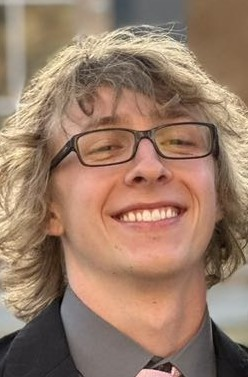
#> input picture projects/hw4/headshot.jpg, 248 x 377 px
$ python hw4.py
#> lines starting #> are read from the running program, lines starting #| are printed output that depends on the picture
#> in main, img is the input picture: shape (377, 248, 3); mean R, G, B 153, 123.5, 103.7
import numpy as np
import matplotlib.pyplot as plt
from scipy import ndimage as ndi
from skimage import io, color, filters, util, data, transform, feature

def gaussian_blur(image, sigma=1.0):

    # return Gaussian blurred image
#> called with sigma = 1.4
    return filters.gaussian(image, sigma=sigma)
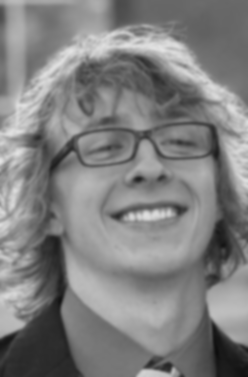
#> returned value: shape (377, 248) float64; min 0.0546, max 0.892, mean 0.503


def sobel_gradients(image):

    # return gradient images using sobel filter
    Gx = filters.sobel_h(image)
    Gy = filters.sobel_v(image)
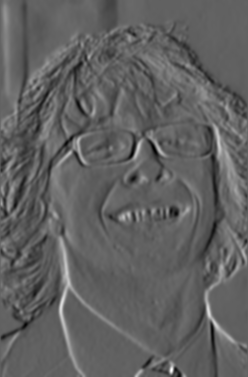
#> Gy: shape (377, 248) float64; min -0.18, max 0.291, mean -0.000221; drawn with min black and max white

    magnitude = np.hypot(Gx, Gy)
    orientation = np.arctan2(Gy, Gx)
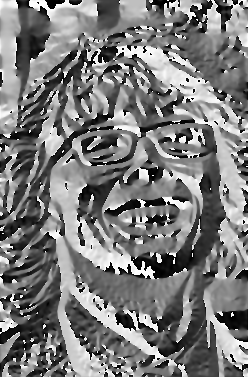
#> orientation: shape (377, 248) float64; min -3.14, max 3.14, mean -0.0984; drawn with min black and max white

    return Gx, Gy, magnitude, orientation


def non_maximum_suppression(G, theta):
    H, W = G.shape
#> H = 377; W = 248
    Z = np.zeros((H, W), dtype=np.float32)

    angle = (np.rad2deg(theta) + 180) % 180 # convert orientation to degrees in [0, 180)
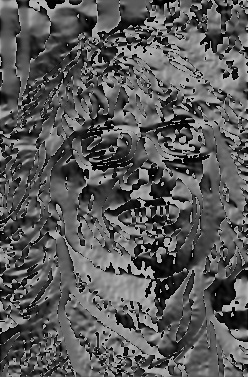
#> angle: shape (377, 248) float64; min 0, max 180, mean 89.7

    for i in range(1, H - 1):
        for j in range(1, W - 1):
            q = 255
            r = 255
            # quantize orientation into 4 bins:
            # angle 0
            if (0 <= angle[i, j] < 22.5) or (157.5 <= angle[i, j] <= 180):
                q = G[i, j + 1]
                r = G[i, j - 1]
            # angle 45
            elif 22.5 <= angle[i, j] < 67.5:
                q = G[i + 1, j - 1]
                r = G[i - 1, j + 1]
            # angle 90
            elif 67.5 <= angle[i, j] < 112.5:
                q = G[i + 1, j]
                r = G[i - 1, j]
            # angle 135
            elif 112.5 <= angle[i, j] < 157.5:
                q = G[i - 1, j - 1]
                r = G[i + 1, j + 1]

            if (G[i, j] >= q) and (G[i, j] >= r):
                Z[i, j] = G[i, j]
            else:
                Z[i, j] = 0
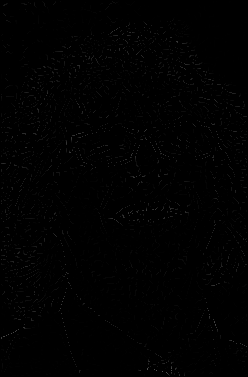
#> Z: shape (377, 248) float32; min 0, max 0.318, mean 0.00422
    return Z


def hysteresis_thresholding(nms, low_ratio=0.01, high_ratio=0.2):
#> called with low_ratio = 0.001, high_ratio = 0.2
    high_th = nms.max() * high_ratio
#> high_th = 0.0636
    low_th = nms.max() * low_ratio
#> low_th = 0.000318

    strong = nms >= high_th
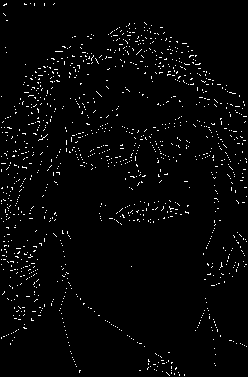
#> strong: shape (377, 248) bool; 2.4% white in thin lines or dots
    weak = (nms >= low_th) & (nms < high_th)
#> weak: shape (377, 248) bool; 6.5% white in thin lines or dots

    edges = np.zeros_like(nms, dtype=bool)
    edges[strong] = True

    # Iterative edge linking: promote weak pixels connected to strong
    changed = True
    while changed:
        changed = False
        weak_neighbors = np.logical_and(weak, ndi.binary_dilation(edges))
        new_edges = weak_neighbors & ~edges
        if np.any(new_edges):
            edges[new_edges] = True
            changed = True
#> edges: shape (377, 248) bool; 2.8% white in thin lines or dots

    return edges

def main():
    # load input image
    img = plt.imread("headshot.jpg")
    gray_img = color.rgb2gray(img)
    plt.imshow(gray_img, cmap='gray')

    # Canny edge detection
    sigma=1.4
    low_threshold=0.001
    high_threshold=0.2

    # canny algorithm steps
    blurred = gaussian_blur(gray_img, sigma)
    Gx, Gy, G, theta = sobel_gradients(blurred)
    nms = non_maximum_suppression(G, theta)
    edges = hysteresis_thresholding(nms, low_threshold, high_threshold)

    # canny algorithm from skimage
    edge_canny = feature.canny(gray_img, sigma=sigma)
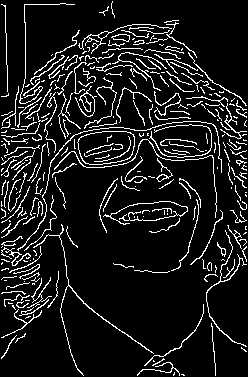
#> edge_canny: shape (377, 248) bool; 10.3% white in thin lines or dots

    fig, ax = plt.subplots(nrows=1, ncols=3, figsize=(12,4))
    ax[0].imshow(img, cmap="gray")
    ax[0].set_title("input")
    ax[1].imshow(edges, cmap="gray")
    ax[1].set_title("canny edges")
    ax[2].imshow(edge_canny, cmap="gray")
    ax[2].set_title("canny skimage edges")
    plt.show()

    plt.imsave("deliverables/gray_headshot.jpg", gray_img, cmap="gray")
    plt.imsave("deliverables/cannyEdges.jpg", edges, cmap="gray")
    plt.imsave("deliverables/skimageCannyEdges.jpg", edge_canny, cmap="gray")

if __name__ == "__main__":
    main()
